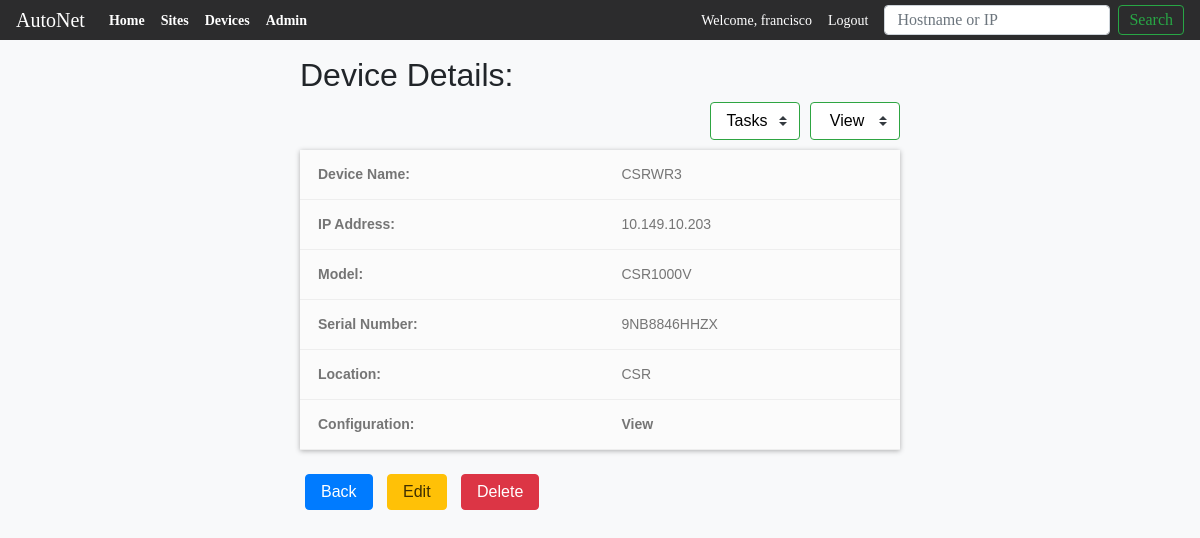
/devices/44 (signed in), run on the app's committed database.
### main_app/models.py (models this page shows, shortened)
class Devices(models.Model):
    VENDOR_LIST = (('C', 'Cisco'), ('J', 'Juniper'), ('A', 'Arista'))
    DEVICE_TYPES = (('R', 'Router'), ('S', 'Switch'), ('F', 'Firewall'))
    CISCO_OS = (('1', 'CISCO IOS'), ('2', 'CISCO IOS-XE'),
                ('3', 'CISCO IOS-XR'), ('4', 'CISCO NX-OS'))
    device_name = models.CharField(max_length=100)
    device_ip = models.GenericIPAddressField()
    device_model = models.CharField(max_length=100, null=True, blank=True)
    device_sn = models.CharField(max_length=250, null=True, blank=True)
    uuid = models.UUIDField( #used by the API to look up the record
                            db_index=True,
                            default=uuid_lib.uuid4,
                            editable=False)
    vendor = models.CharField(choices=VENDOR_LIST, max_length=10,
                                                default=VENDOR_LIST[0])
    device_type = models.CharField(choices=DEVICE_TYPES, max_length=10,
                                                default=DEVICE_TYPES[0])
    operating_system = models.CharField(choices=CISCO_OS, max_length=10,
                                                default=CISCO_OS)
    site = models.ForeignKey(Sites,
                            on_delete=models.CASCADE,
                            related_name = 'devices',
                            )
    objects = models.Manager()

class Sites(models.Model):
    site_name = models.CharField(max_length=100)
    site_location = models.CharField(max_length=250)
    uuid = models.UUIDField( #used by the API to look up the record
                            db_index=True,
                            default=uuid_lib.uuid4,
                            editable=False)
    site_address = models.CharField(max_length=400, null=True)
    site_poc_name = models.CharField(max_length=100)
    site_poc_number = models.CharField(max_length=30)

### main_app/views.py (the view)
# urls.py: path('devices/<int:pk>', views.DeviceDetailView.as_view(), name='devicedetail'),
class DeviceDetailView(LoginRequiredMixin, DetailView):
    context_object_name = 'device_detail'
    model = models.Devices
    template_name = 'main_app/devices_detail.html'

### main_app/templates/main_app/devices_detail.html (shortened to what this page needs)
{% extends 'main_app/main_app_base.html' %}
{%block content %}
<div class="" style="width: 50%; margin-left: auto; margin-right: auto;">
  <h2>Device Details:</h2>
    <div class="">
      <a class="mycustom-select float-right" id="task-dropdown" style="margin-left: 10px;" role="button"  data-toggle="dropdown" aria-haspopup="true" aria-expanded="false">
        View
      </a>
    </div>
    <div >
      <a class="mycustom-select float-right" id="task-dropdown"role="button"  data-toggle="dropdown" aria-haspopup="true" aria-expanded="false">
        Tasks
      </a>
    </div>
    <table id="device-table1">
      <table class="ctable ctable-noSideBorder">
        <tbody>
          <tr>
            <td style="font-weight: bold;">Device Name:</td>
            <td>{{device_detail.device_name}}</td>
          </tr>
          <tr>
            <td style="font-weight: bold;">IP Address: </td>
            <td>{{device_detail.device_ip}}</td>
          </tr>
          <tr>
            <td style="font-weight: bold;">Model:</td>
            <td>{{device_detail.device_model}}</td>
          </tr>
          <tr>
            <td style="font-weight: bold;">Serial Number: </td>
            <td>{{device_detail.device_sn}}</td>
          </tr>
          <tr>
            <td style="font-weight: bold;">Location: </td>
            <td>{{device_detail.site.site_name}}</td>
          </tr>
          <tr>
            <td style="font-weight: bold;">Configuration: </td>
            <td>
              <a href="config/{{device_detail.id}}" >View</a>
            </td>
          </tr>
        </tbody>
      </table>
    </table>
    <br>
    <a href="{% url 'main_app:viewdevices'%}"><button class="btn_class" id="btn-back" type="button">Back</button></a>
    <a href="{% url 'main_app:updatedevice' pk=device_detail.id%}">
      <button class="btn_class" id="btn-edit" type="submit">Edit</button>
    </a>
    <a href="{% url 'main_app:deletedevice' pk=device_detail.id%}">
      <button class="btn_class" id="btn-delete" type="submit">Delete</button>
    </a>
  </div>
{%endblock content %}

### main_app/templates/main_app/main_app_base.html (shortened to what this page needs)
<!DOCTYPE html>
<html lang="en" dir="ltr">
  <head>
    <link rel="stylesheet" href="https://stackpath.bootstrapcdn.com/bootstrap/4.1.3/css/bootstrap.min.css">
    {% load staticfiles %}
    <link rel="stylesheet" href="{% static 'css/form.css' %}">
  </head>
  <body class="bg-light" style="font-family: sans-serif;">
    <header>
    <div class="mb-4">
      <nav class="navbar navbar-expand-lg navbar-dark fixed-top" style="background-color: #2c2c2d; height: 40px; font-size: 14px; font-family: 'Source Sans Pro' !important;">
        <a class="navbar-brand" href="{% url 'main_app:home' %}">AutoNet</a>
        <div class="collapse navbar-collapse" id="navbarSupportedContent">
          <ul class="navbar-nav mr-auto">
            <li class="nav-item active">
              <a class="nav-link" href="{% url 'main_app:home' %}"><strong>Home</strong><span class="sr-only">(current)</span></a>
            </li>
            <li class="nav-item active">
              <a class="nav-link" href="{% url 'main_app:viewsites' %}"><strong>Sites</strong></a>
            </li>
            <li class="nav-item active">
              <a class="nav-link" href="{% url 'main_app:viewdevices' %}"><strong>Devices</strong></a>
            </li>
            <li class="nav-item active">
              <a class="nav-link" href="{% url 'admin:index' %}"><strong>Admin</strong></a>
            </li>
          </ul>
          <div class="">
            {% if user.is_authenticated%}
            <ul class="navbar-nav mr-auto">
              <li class="nav-item active">
                <a class="nav-link" href="#">Welcome, {{user.username}}</a>
              </li>
              <li class="nav-item active">
                <a class="nav-link" href="{% url 'users:logout' %}">Logout</a>
              </li>
            </ul>
            {% endif %}
          </div>
          <form class="form-inline my-2 my-lg-0" action="{% url 'main_app:search'%}" method="get">
              <input class="form-control ml-2 mr-sm-2 " type="search"  name="item" style="height: 30px;"placeholder="Hostname or IP" aria-label="Search">
              <button class="btn btn-outline-success my-2 my-sm-0" type="submit" style="height: 30px; padding: 5px 10px; line-height: 0;">Search</button>
        </form>
        </div>
      </nav>
    </div>
    </header>
    <div class="container" style="padding: 16px 0px;">
    </div>
    {%block content %}
    {%endblock content %}
  </body>
</html>

### main_app/static/css/form.css (style rules this page uses)
.btn_class { color: black; padding: 5px 15px; margin: 0px 5px; border-radius: 4px; }
#btn-delete { background-color: #dc3545; color: white; padding: 5px 15px; margin: 0px 5px; border: 1px solid #dc3545; border-radius: 4px; }
#btn-back { background-color: #007bff; color: white; padding: 5px 15px; margin: 0px 5px; border: 1px solid #007bff; border-radius: 4px; }
#btn-edit { background-color: #ffc107; color: #3f2f00; padding: 5px 15px; margin: 0px 5px; border: 1px solid #ffc107; border-radius: 4px; }
.mycustom-select { display: inline-block; width: 100%; height: calc(2.25rem + 2px); padding: .375rem 1.75rem .375rem .75rem; line-height: 1.5; color: #495057; vertical-align: middle; background-size: auto; background-size: 8px 10px; border: 1px solid #ced4da; border-radius: .25rem; -webkit-appearance: none; -moz-appearance: none; appearance: none; }
#task-dropdown { width: 15%; margin-bottom: 10px; background-color: #fff; border: 1px solid #2ea542; text-align: center; color: black; }
#device-table1 { display: block; }
.ctable { background-color: #eaeaea; box-shadow: 0 1px 5px 0 rgba(0,0,0,0.3); border-collapse: collapse ; font-family: Helvetica,Verdana,sans-serif; font-weight: 300; width:100%; color: #757575; font-size: 14px; background-clip: padding-box; }
.ctable tbody tr td { background-color: #fbfbfb; transition: .3s; border-bottom: 1px solid #eee; text-align: left; }
.ctable tbody tr:nth-child(2n+1) { background-color: #fbfbfb; }
.ctable tbody td { padding: 14px 30px ; text-align: left; }
.ctable-noSideBorder tbody td:first-child { border-left: 0 !important; }
.ctable tbody td { padding: 14px 18px; text-align: left; }
.ctable tbody tr { transition: .3s; border-bottom: 1px solid #eee; }
.ctable tbody tr td a { color: #757575; font-weight: bold; }

### data on the page
Devices: device_name "CSRWR3", device_ip "10.149.10.203", device_model "CSR1000V", device_sn "9NB8846HHZX", site.site_name "CSR"

### other printed values
{{ user.username }} "francisco"
